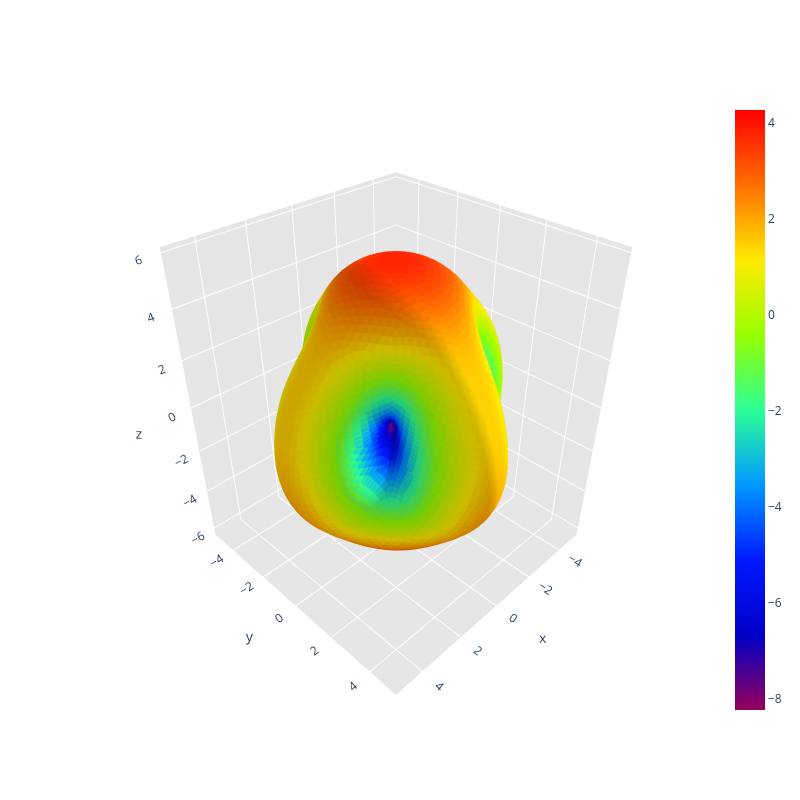

Write notebook code for a chart like this one.
### Code cell
print("Calculating radiation intensity distribution over sphere surface...")
radiation_intensity_distribution_over_sphere_surface(path)

### Figure 1 — Plotly figure (JSON) as saved in the notebook; plotly's stock layout.template omitted (floating-point values rounded to 4 significant figures; data arrays with more than 128 entries replaced by an {"elided": "..."} marker saying what was removed)
{"data": [{"facecolor": {"elided": "10296 str values"}, "i": {"elided": "10296 int values"}, "j": {"elided": "10296 int values"}, "k": {"elided": "10296 int values"}, "name": "", "type": "mesh3d", "x": {"elided": "5150 float values"}, "y": {"elided": "5150 float values"}, "z": {"elided": "5150 float values"}}, {"hoverinfo": "none", "marker": {"color": [-8.225, 4.262], "colorscale": [[0, "rgb(150, 0, 90)"], [0.125, "rgb(0, 0, 200)"], [0.25, "rgb(0, 25, 255)"], [0.375, "rgb(0, 152, 255)"], [0.5, "rgb(44, 255, 150)"], [0.625, "rgb(151, 255, 0)"], [0.75, "rgb(255, 234, 0)"], [0.875, "rgb(255, 111, 0)"], [1, "rgb(255, 0, 0)"]], "showscale": true, "size": 0.1}, "mode": "markers", "showlegend": false, "type": "scatter3d", "x": [3.56e-16], "y": [-8.719e-32], "z": [5.814]}], "layout": {"height": 800, "scene": {"aspectratio": {"x": 0.8377, "y": 0.837, "z": 1}, "xaxis": {"backgroundcolor": "rgb(230, 230, 230)", "gridcolor": "rgb(255, 255, 255)", "showbackground": true, "zerolinecolor": "rgb(255, 255, 255)"}, "yaxis": {"backgroundcolor": "rgb(230, 230, 230)", "gridcolor": "rgb(255, 255, 255)", "showbackground": true, "zerolinecolor": "rgb(255, 255, 255)"}, "zaxis": {"backgroundcolor": "rgb(230, 230, 230)", "gridcolor": "rgb(255, 255, 255)", "showbackground": true, "zerolinecolor": "rgb(255, 255, 255)"}}, "title": {"text": ""}, "width": 800}}
